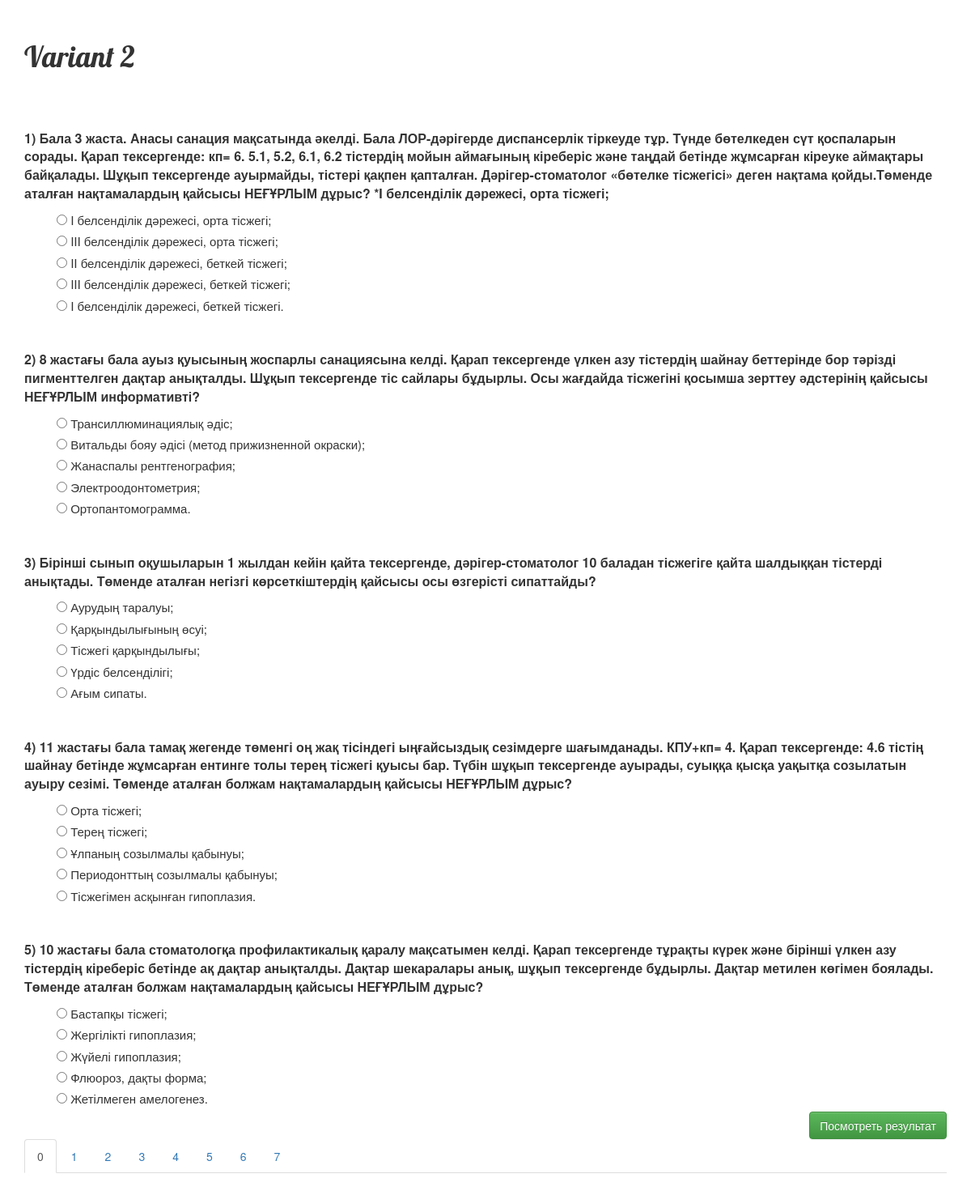
The page /variant/1154/ on the database its author committed.
### testapp/models.py (models this page shows, shortened)
class Variant(models.Model):
    name = models.CharField(max_length=140, default='Вариант')
    tasks = models.ManyToManyField(Task, blank=True)

class Task(models.Model):
    question = models.ForeignKey(Question, blank=True, null=True)
    options = models.ManyToManyField(Answer, blank=True, related_name='options')
    answer_count = models.IntegerField(default=0)

class Question(models.Model):
    text = models.TextField()

class Answer(models.Model):
    text = models.TextField()
    isAnswer = models.BooleanField(default=False)
    userAnswer = False

### testapp/views.py (the view)
# urls.py: url(r'^variant/(?P<pk>\d+)/$', views.variant_detail, name='variant_detail'),
def variant_detail(request, pk):
    variant = get_object_or_404(Variant, pk=pk)
    taskList = variant.tasks.all()
    return render(request, 'testapp/variant_detail.html',
                  {'variant': variant, 'tasks': taskList, })

### testapp/templates/testapp/variant_detail.html (shortened to what this page needs)
{% load staticfiles %}
<html lang="en">
<head>
    <link rel="stylesheet" href="//maxcdn.bootstrapcdn.com/bootstrap/3.2.0/css/bootstrap.min.css">
    <link rel="stylesheet" href="//maxcdn.bootstrapcdn.com/bootstrap/3.2.0/css/bootstrap-theme.min.css">
    <link rel="stylesheet" href="{% static 'css/blog.css' %}">
</head>
<body>
<h1>{{ variant.name }}</h1>
<br>
<form action="{% url 'result' %}" method="post">
    <div class="tab-content">
        {% for task in tasks %}
            {% if forloop.counter0|divisibleby:5 %}
                {% if forloop.counter0 != 0 %}
                    </div>
                {% else %}
                    <div role="tabpanel" class="tab-pane active" id="{% widthratio forloop.counter0 5 1 %}_panel">
                {% endif %}
            {% endif %}
            <br><br>
            <p style="font-size: 16px" class="question">{{ forloop.counter }}) {{ task.question.text }}</p>
            {% for option in task.options.all %}
                <label style="font-size: 15px">
                    {% if task.answer_count > 1 %}
                        <input type="checkbox" name="{{task.pk}}" class="my_check" value="{{ option.pk }}">
                    {% else %}
                        <input type="radio" name="{{task.pk}}" class="my_radio" value="{{ option.pk }}">
                    {% endif %}
                    {{ option.text }}
                </label>
                <br>
            {% endfor %}
        {% endfor %}
    </div>
    <input class="pull-right btn btn-success" type="submit" value="Посмотреть результат"/>
</form>
<br>
<div>
    <ul class="nav nav-tabs" role="tablist">
        {% with pageid=1 %}
        {% for task in tasks %}
        {% if forloop.counter0|divisibleby:5 %}
        {% if forloop.counter0 == 0 %}
        <li role="presentation" class="active"><a href="#{% widthratio forloop.counter0 5 1 %}_panel"
                                                  aria-controls="{% widthratio forloop.counter0 5 1 %}_panel" role="tab"
                                                  data-toggle="tab">{% widthratio forloop.counter0 5 1 %}</a></li>
        {% else %}
        <li role="presentation"><a href="#{% widthratio forloop.counter0 5 1 %}_panel"
                                   aria-controls="{% widthratio forloop.counter0 5 1 %}_panel" role="tab"
                                   data-toggle="tab">{% widthratio forloop.counter0 5 1 %}</a></li>
        {% endif %}
        {% endif %}
        {% endfor %}
        {% endwith %}
    </ul>
</div>
</body>
</html>

### testapp/static/css/blog.css (style rules this page uses)
body { padding: 30px 30px 30px 30px; }
h1, h2, h3, h4 { font-family: 'Lobster', cursive; }
.question { font-weight: bold; }
label { font-weight: normal; margin-left: 40px; }

### rows shown on the page
Variant: name "Variant 2"
Task: question.text "Бала 3 жаста. Анасы санация мақсатында әкелді. Бала ЛОР-дәрігерде диспансерлік тіркеуде тұр. Түнде бөтелкеден сүт қоспаларын сорады. Қарап тексергенде: кп= 6. 5.1, 5.2, 6.1, 6.2 тістердің мойын аймағының кіреберіс және таңдай бетінде жұмсарған кіреуке аймақтары байқалады. Шұқып тексергенде ауырмайды, тістері қақпен қапталған. Дәрігер-стоматолог «бөтелке тісжегісі» деген нақтама қойды.Төменде аталған нақтамалардың қайсысы НЕҒҰРЛЫМ дұрыс? *I белсенділік дәрежесі, орта тісжегі;", counter0 "0"
Answer: text "I белсенділік дәрежесі, орта тісжегі;"
Answer: text "III белсенділік дәрежесі, орта тісжегі;"
Answer: text "II белсенділік дәрежесі, беткей тісжегі;"
Answer: text "III белсенділік дәрежесі, беткей тісжегі;"
Answer: text "I белсенділік дәрежесі, беткей тісжегі."
Task: question.text "8 жастағы бала ауыз қуысының жоспарлы санациясына келді. Қарап тексергенде үлкен азу тістердің шайнау беттерінде бор тәрізді пигменттелген дақтар анықталды. Шұқып тексергенде тіс сайлары бұдырлы. Осы жағдайда тісжегіні қосымша зерттеу әдстерінің қайсысы НЕҒҰРЛЫМ информативті?"
Answer: text "Трансиллюминациялық әдіс;"
Answer: text "Витальды бояу әдісі (метод прижизненной окраски);"
Answer: text "Жанаспалы рентгенография;"
Answer: text "Электроодонтометрия;"
Answer: text "Ортопантомограмма."
Task: question.text "Бірінші сынып оқушыларын 1 жылдан кейін қайта тексергенде, дәрігер-стоматолог 10 баладан тісжегіге қайта шалдыққан тістерді анықтады. Төменде аталған негізгі көрсеткіштердің қайсысы осы өзгерісті сипаттайды?"
Answer: text "Аурудың таралуы;"
Answer: text "Қарқындылығының өсуі;"
Answer: text "Тісжегі қарқындылығы;"
Answer: text "Үрдіс белсенділігі;"
Answer: text "Ағым сипаты."
Task: question.text "11 жастағы бала тамақ жегенде төменгі оң жақ тісіндегі ыңғайсыздық сезімдерге шағымданады. КПУ+кп= 4. Қарап тексергенде: 4.6 тістің шайнау бетінде жұмсарған ентинге толы терең тісжегі қуысы бар. Түбін шұқып тексергенде ауырады, суыққа қысқа уақытқа созылатын ауыру сезімі. Төменде аталған болжам нақтамалардың қайсысы НЕҒҰРЛЫМ дұрыс?"
Answer: text "Орта тісжегі;"
Answer: text "Терең тісжегі;"
Answer: text "Ұлпаның созылмалы қабынуы;"
Answer: text "Периодонттың созылмалы қабынуы;"
Answer: text "Тісжегімен асқынған гипоплазия."
Task: question.text "10 жастағы бала стоматологқа профилактикалық қаралу мақсатымен келді. Қарап тексергенде тұрақты күрек және бірінші үлкен азу тістердің кіреберіс бетінде ақ дақтар анықталды. Дақтар шекаралары анық, шұқып тексергенде бұдырлы. Дақтар метилен көгімен боялады. Төменде аталған болжам нақтамалардың қайсысы НЕҒҰРЛЫМ дұрыс?"
Answer: text "Бастапқы тісжегі;"
Answer: text "Жергілікті гипоплазия;"
Answer: text "Жүйелі гипоплазия;"
Answer: text "Флюороз, дақты форма;"
Answer: text "Жетілмеген амелогенез."
Task: counter0 "1"
Task: counter0 "2"
Task: counter0 "3"
Task: counter0 "4"
Task: counter0 "5"
Task: counter0 "6"
Task: counter0 "7"
